Frame 1 (no input): blank canvas, image omitted
Frame 60 (no input): blank canvas, image omitted
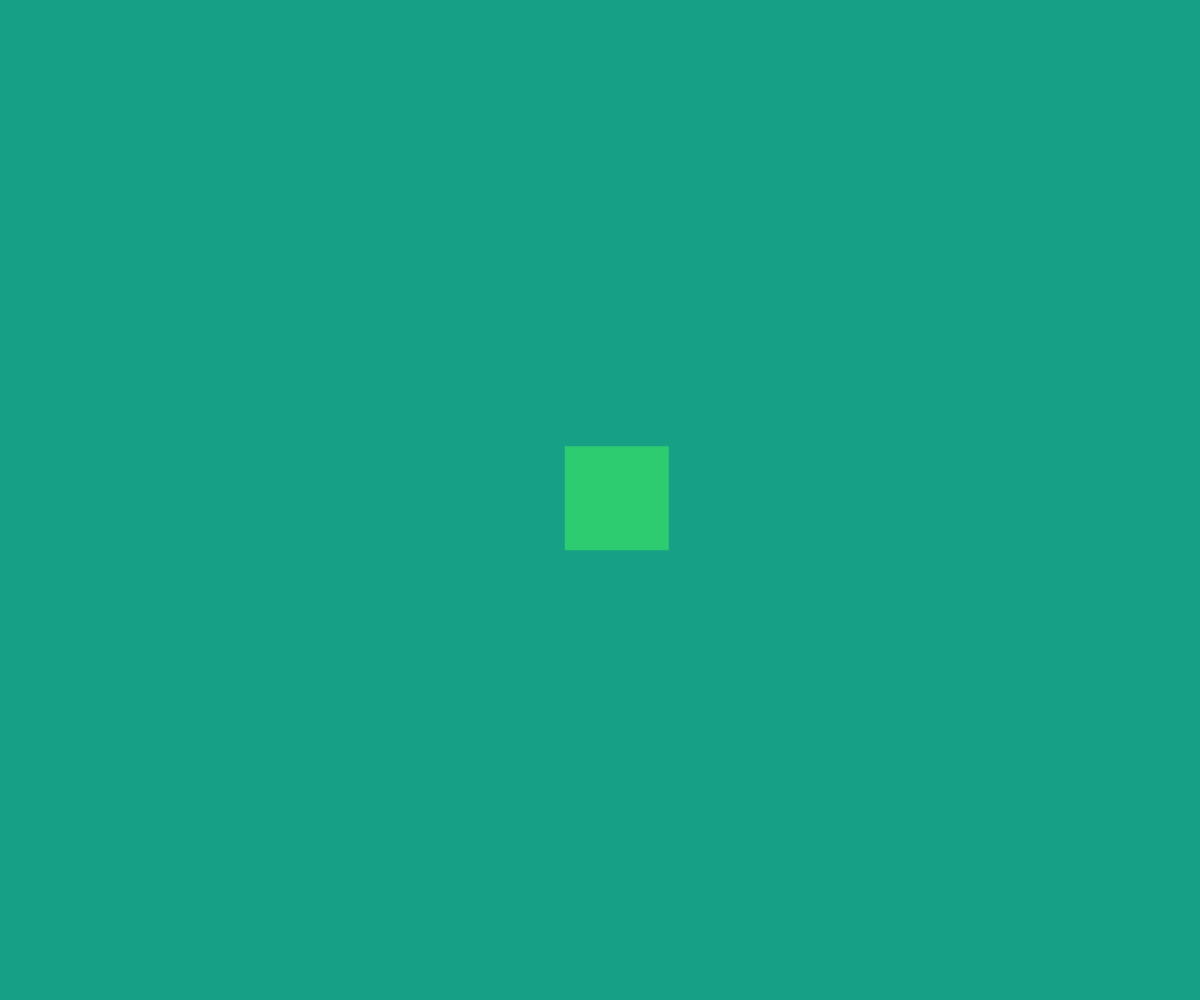
Frame 120 (the mouse pressed at the canvas centre since frame 60)

The p5.js sketch whose frames 1 and 60 were blank and that drew this single picture after the mouse press (run headless with seeded random() and noise() and a simulated clock; from frame 60 on, the mouse is pressed at the canvas centre):

// p5.js sketch
// ── sketch.js
var x;
var y;
var dimention = 100;
var halfDimention = (dimention / 2);

var move_x;
var move_y;

function setup() {
  createCanvas(window.innerWidth, window.innerHeight);

  x = width / 2;
  y = height / 2;

  rectMode(CENTER);
  strokeWeight(4);
}

function draw() {
  background(22, 160, 133);

  // shape details
  noFill();
  stroke(46, 204, 113);

  if (mouseX >= (x - halfDimention) && mouseX < (x + halfDimention) && mouseY < (y + halfDimention) && mouseY > (y - halfDimention)) {
    fill(46, 204, 113);
  }

  rect(x, y, dimention, dimention);

  move_x = random(-5, 5);
  move_y = random(-5, 5);
  
  x += move_x;
  y += move_y;
}
